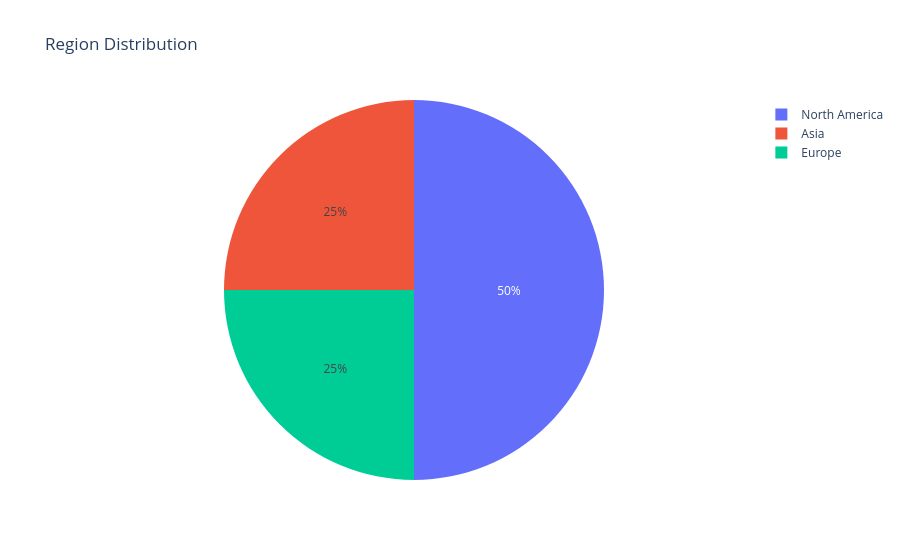

The notebook cell this image was saved under:
### Code cell
fig = px.pie(values = region_count.values, names = region_count.index, title = "Region Distribution")

fig.show()

### Figure 1 — Plotly figure (JSON) as saved in the notebook; plotly's stock layout.template omitted (floating-point values rounded to 4 significant figures)
{"data": [{"domain": {"x": [0, 1], "y": [0, 1]}, "hovertemplate": "label=%{label}<br>value=%{value}<extra></extra>", "labels": ["North America", "Asia", "Europe"], "legendgroup": "", "name": "", "showlegend": true, "type": "pie", "values": [7500, 3750, 3750]}], "layout": {"legend": {"tracegroupgap": 0}, "title": {"text": "Region Distribution"}}}
